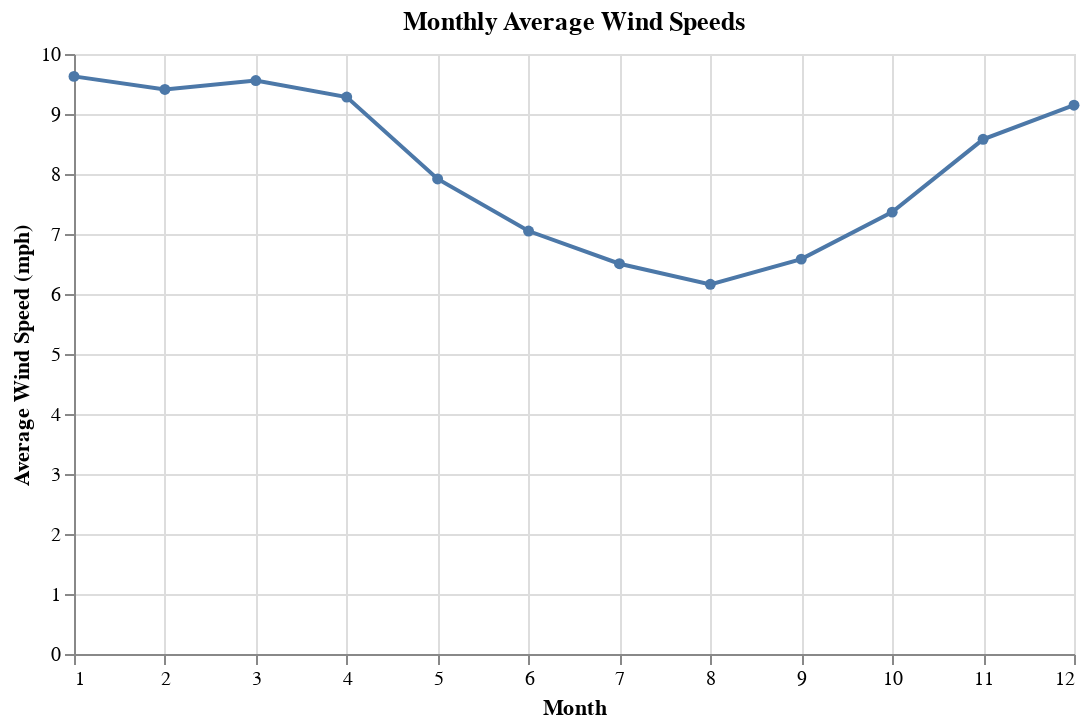

Notebook code for this chart:
### Markdown cell above
## Wind Speed Analysis

How do wind speeds vary seasonally and hourly?

### Code cell
# Finding monthly wind speed patterns
monthly_wind = df.groupby('Month').agg({
    'HLY-WIND-AVGSPD': 'mean',
    'HLY-WIND-VCTSPD': 'mean'
}).reset_index()

monthly_wind['Month_Name'] = monthly_wind['Month'].map({
    1: 'Jan', 2: 'Feb', 3: 'Mar', 4: 'Apr', 5: 'May', 6: 'Jun',
    7: 'Jul', 8: 'Aug', 9: 'Sep', 10: 'Oct', 11: 'Nov', 12: 'Dec'
})

# Creating monthly wind speed chart
monthly_chart = alt.Chart(monthly_wind).mark_line(point=True).encode(
    x=alt.X('Month', title='Month'),
    y=alt.Y('HLY-WIND-AVGSPD', title='Average Wind Speed (mph)'),
).properties(
    width=500,
    title='Monthly Average Wind Speeds'
)

monthly_chart

### Figure 1 — Vega-Lite specification as saved in the notebook (floating-point values rounded to 4 significant figures)
{"config": {"view": {"continuousWidth": 300, "continuousHeight": 300}}, "data": {"name": "data-5a2bb5f8dde829204cce4d6800cde782"}, "mark": {"type": "line", "point": true}, "encoding": {"x": {"field": "Month", "title": "Month", "type": "quantitative"}, "y": {"field": "HLY-WIND-AVGSPD", "title": "Average Wind Speed (mph)", "type": "quantitative"}}, "title": "Monthly Average Wind Speeds", "width": 500, "$schema": "https://vega.github.io/schema/vega-lite/v5.20.1.json", "datasets": {"data-5a2bb5f8dde829204cce4d6800cde782": [{"Month": 1, "HLY-WIND-AVGSPD": 9.627, "HLY-WIND-VCTSPD": 4.926, "Month_Name": "Jan"}, {"Month": 2, "HLY-WIND-AVGSPD": 9.409, "HLY-WIND-VCTSPD": 4.235, "Month_Name": "Feb"}, {"Month": 3, "HLY-WIND-AVGSPD": 9.557, "HLY-WIND-VCTSPD": 3.422, "Month_Name": "Mar"}, {"Month": 4, "HLY-WIND-AVGSPD": 9.283, "HLY-WIND-VCTSPD": 3.126, "Month_Name": "Apr"}, {"Month": 5, "HLY-WIND-AVGSPD": 7.917, "HLY-WIND-VCTSPD": 2.194, "Month_Name": "May"}, {"Month": 6, "HLY-WIND-AVGSPD": 7.05, "HLY-WIND-VCTSPD": 2.375, "Month_Name": "Jun"}, {"Month": 7, "HLY-WIND-AVGSPD": 6.505, "HLY-WIND-VCTSPD": 2.695, "Month_Name": "Jul"}, {"Month": 8, "HLY-WIND-AVGSPD": 6.161, "HLY-WIND-VCTSPD": 1.662, "Month_Name": "Aug"}, {"Month": 9, "HLY-WIND-AVGSPD": 6.582, "HLY-WIND-VCTSPD": 1.622, "Month_Name": "Sep"}, {"Month": 10, "HLY-WIND-AVGSPD": 7.364, "HLY-WIND-VCTSPD": 2.494, "Month_Name": "Oct"}, {"Month": 11, "HLY-WIND-AVGSPD": 8.578, "HLY-WIND-VCTSPD": 3.708, "Month_Name": "Nov"}, {"Month": 12, "HLY-WIND-AVGSPD": 9.147, "HLY-WIND-VCTSPD": 4.555, "Month_Name": "Dec"}]}}
